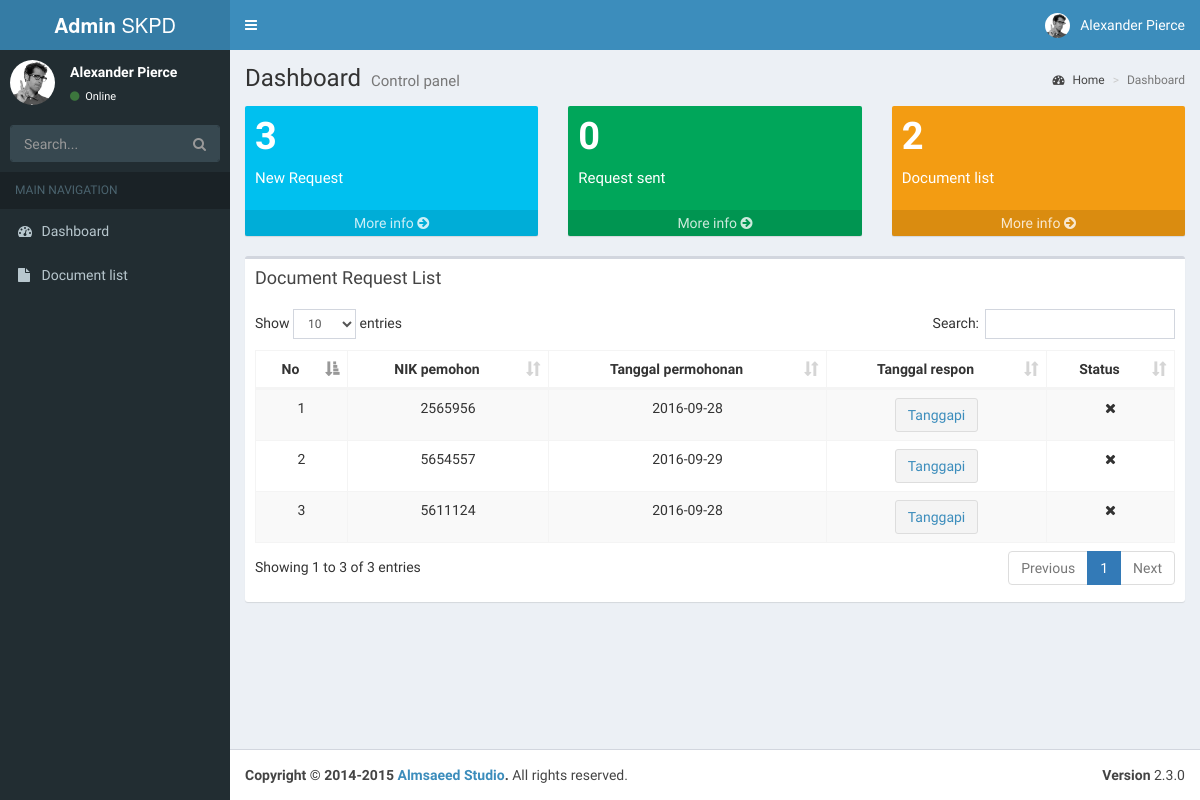
Page /index.php/skpd on the earlier database version.
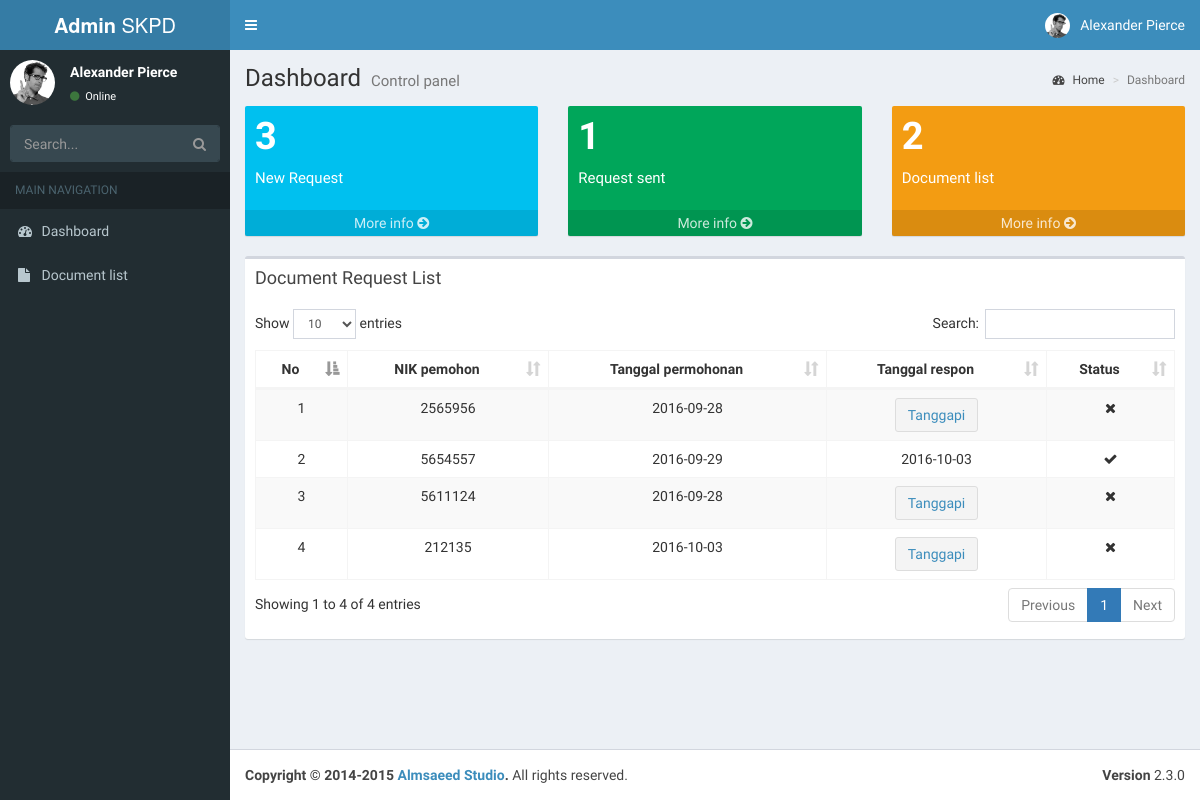
Same page on the later database version.
### tables this page shows
CREATE TABLE `t_request` (
  `id` int(16) NOT NULL,
  `nik_pemohon` int(32) NOT NULL,
  `request_at` date NOT NULL,
  `response_at` date DEFAULT NULL,
  `kode_skpd` varchar(25) NOT NULL
);

### application/controllers/Skpd.php (called while the page is built, shortened)
<?php
class Skpd extends CI_Controller{
    function __construct() {
        $this->load->model(array('model_skpd'));
        $this->load->helper(array('form', 'url'));
    }
    public function index(){
        $a = $this->model_skpd->getAllPendingReq();
        $b = $this->model_skpd->getAllSentReq();
        $c = $this->model_skpd->getAllReq();
        $d = $this->model_skpd->getAllDoc();
        $data= array( 'request'=> $a, 'sent' => $b,'all'=> $c,'dokumen'=> $d);
        $this->load->view('skpd/header');
        $this->load->view('skpd/index',$data);
        $this->load->view('skpd/footer');
    }
}

### index.php (called while the page is built, shortened)
<?php
require_once BASEPATH.'core/CodeIgniter.php';

### application/models/model_skpd.php (called while the page is built, shortened)
<?php
class Model_skpd extends CI_model{
    function getAllReq(){
         return $this->db->get('t_request');
    }
}

### application/views/skpd/index.php (the view, shortened to what this page needs)
<div class="content-wrapper">
  <section class="content-header">
    <h1>
      Dashboard
      <small>Control panel</small>
    </h1>
    <ol class="breadcrumb">
      <li><a href="#"><i class="fa fa-dashboard"></i> Home</a></li>
      <li class="active">Dashboard</li>
    </ol>
  </section>
  <section class="content">
    <div class="row">
      <div class="col-lg-4">
        <div class="small-box bg-aqua">
          <div class="inner">
            <h3><?php
            echo $request->num_rows();?></h3>
            <p>New Request</p>
          </div>
          <a href="<?= base_url() ?>skpd/pendingRequest" class="small-box-footer">More info <i class="fa fa-arrow-circle-right"></i></a>
        </div>
      </div>
      <div class="col-lg-4 ">
        <div class="small-box bg-green">
          <div class="inner">
            <h3><?php echo $sent->num_rows();?></h3>
            <p>Request sent</p>
          </div>
          <a href="<?= base_url() ?>skpd/sentRequest" class="small-box-footer">More info <i class="fa fa-arrow-circle-right"></i></a>
        </div>
      </div>
      <div class="col-lg-4">
        <div class="small-box bg-yellow">
          <div class="inner">
            <h3><?php echo $dokumen->num_rows();?></h3>
            <p>Document list</p>
          </div>
          <a href="<?= base_url() ?>skpd/document" class="small-box-footer">More info <i class="fa fa-arrow-circle-right"></i></a>
        </div>
      </div>
    </div>
      <div class="box">
        <div class="box-header">
          <h3 class="box-title">Document Request List</h3>
        </div>
          <div class="box-body">
            <table id="example1" class="table table-bordered table-striped text-center" >
              <thead>
                <tr>
                  <th>No</th>
                  <th>NIK pemohon</th>
                  <th>Tanggal permohonan</th>
                  <th>Tanggal respon</th>
                  <th>Status</th>
                </tr>
              </thead>
              <tbody>
                <?php
                $no=1;
                foreach ($all->result() as $req) { ?>
                <tr role="row">
                  <td><?php echo $no ;?></td>
                  <td><?php echo $req->nik_pemohon;?></td>
                  <td><?php echo $req->request_at;?></td>
                  <td><?php echo ($req->response_at==TRUE)? $req->response_at : "<button type='button' class='btn btn-default'>".anchor('skpd/tanggapi/'.$req->id,'Tanggapi')."</button>"; ?>
                  </td>
                  <td><?php echo ($req->response_at==TRUE)? '<i class="fa fa-fw fa-check"></i>' : '<i class="fa fa-fw fa-close"></i>'; ?></td>
                </tr>
                <?php $no++; };?>
              </tbody>
            </table>
          </div>
        </div>
      </section>
    </div>

### application/views/skpd/header.php (shortened to what this page needs)
<!DOCTYPE html>
<html>
  <head>
    <link rel="stylesheet" href="<?php echo base_url()?>assets/admin/bootstrap/css/bootstrap.min.css">
    <link rel="stylesheet" href="https://maxcdn.bootstrapcdn.com/font-awesome/4.4.0/css/font-awesome.min.css">
    <link rel="stylesheet" href="https://code.ionicframework.com/ionicons/2.0.1/css/ionicons.min.css">
    <link rel="stylesheet" href="<?php echo base_url()?>assets/admin/dist/css/AdminLTE.min.css">
    <link rel="stylesheet" href="<?php echo base_url()?>assets/admin/dist/css/skins/_all-skins.min.css">
    <link rel="stylesheet" href="<?php echo base_url() ?>assets/admin/plugins/datatables/dataTables.bootstrap.css">
  </head>
  <body class="hold-transition skin-blue sidebar-mini">
    <div class="wrapper">
      <header class="main-header">
        <a href="../../index2.html" class="logo">
          <span class="logo-lg"><b>Admin</b> SKPD</span>
        </a>
        <nav class="navbar navbar-static-top" role="navigation">
          <a href="#" class="sidebar-toggle" data-toggle="offcanvas" role="button">
          </a>
          <div class="navbar-custom-menu">
            <ul class="nav navbar-nav">
              <li class="dropdown user user-menu">
                <a href="#" class="dropdown-toggle" data-toggle="dropdown">
                  <img src="<?php echo base_url()?>assets/admin/dist/img/user2-160x160.jpg" class="user-image" alt="User Image">
                  <span class="hidden-xs">Alexander Pierce</span>
                </a>
              </li>
            </ul>
          </div>
        </nav>
      </header>
      <aside class="main-sidebar">
        <section class="sidebar">
          <div class="user-panel">
            <div class="pull-left image">
              <img src="<?php echo base_url()?>assets/admin/dist/img/user2-160x160.jpg" class="img-circle" alt="User Image">
            </div>
            <div class="pull-left info">
              <p>Alexander Pierce</p>
              <a href="#"><i class="fa fa-circle text-success"></i> Online</a>
            </div>
          </div>
          <form action="#" method="get" class="sidebar-form">
            <div class="input-group">
              <input type="text" name="q" class="form-control" placeholder="Search...">
              <span class="input-group-btn">
                <button type="submit" name="search" id="search-btn" class="btn btn-flat"><i class="fa fa-search"></i></button>
              </span>
            </div>
          </form>
          <ul class="sidebar-menu">
            <li class="header">MAIN NAVIGATION</li>
            <li>
              <a href="<?= base_url() ?>skpd/index">
                <i class="fa fa-dashboard"></i> <span>Dashboard</span>
              </a>
            </li>
            <li>
              <a href="<?= base_url() ?>skpd/document">
                <i class="fa fa-file"></i> <span>Document list</span>
              </a>
            </li>
        </section>
      </aside>

### application/views/skpd/footer.php (shortened to what this page needs)
      <footer class="main-footer">
        <div class="pull-right hidden-xs">
          <b>Version</b> 2.3.0
        </div>
        <strong>Copyright &copy; 2014-2015 <a href="http://almsaeedstudio.com">Almsaeed Studio</a>.</strong> All rights reserved.
      </footer>
    </div>
  </body>
</html>

Differences in the rows shown:
changed t_request (number 2 of 4 on the later page): response_at (not shown) → "2016-10-03"; id "Tanggapi" → (not shown)
added t_request: nik_pemohon "212135", request_at "2016-10-03", id "Tanggapi"
Other differences:
$sent->num_rows(): "0" → "1"
text written by a page script: "Show entries Search: Showing 1 to 3 of 3 entries Previous 1 Next" → "Show entries Search: Showing 1 to 4 of 4 entries Previous 1 Next"
